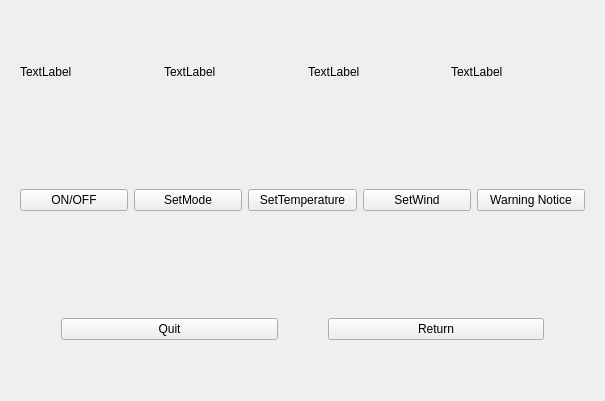
<?xml version="1.0" encoding="UTF-8"?>
<ui version="4.0">
 <class>Aircondition</class>
 <widget class="QWidget" name="Aircondition">
  <property name="geometry">
   <rect>
    <x>0</x>
    <y>0</y>
    <width>605</width>
    <height>401</height>
   </rect>
  </property>
  <property name="windowTitle">
   <string>Form</string>
  </property>
  <layout class="QVBoxLayout" name="verticalLayout">
   <item>
    <widget class="QWidget" name="widget_3" native="true">
     <layout class="QHBoxLayout" name="horizontalLayout_3">
      <property name="spacing">
       <number>10</number>
      </property>
      <item>
       <widget class="QLabel" name="current_onoff">
        <property name="text">
         <string>TextLabel</string>
        </property>
       </widget>
      </item>
      <item>
       <widget class="QLabel" name="current_mode">
        <property name="text">
         <string>TextLabel</string>
        </property>
       </widget>
      </item>
      <item>
       <widget class="QLabel" name="current_temp">
        <property name="text">
         <string>TextLabel</string>
        </property>
       </widget>
      </item>
      <item>
       <widget class="QLabel" name="current_wind">
        <property name="text">
         <string>TextLabel</string>
        </property>
       </widget>
      </item>
     </layout>
    </widget>
   </item>
   <item>
    <widget class="QWidget" name="widget_2" native="true">
     <layout class="QHBoxLayout" name="horizontalLayout_2">
      <item>
       <widget class="QPushButton" name="on_off">
        <property name="text">
         <string>ON/OFF</string>
        </property>
       </widget>
      </item>
      <item>
       <widget class="QPushButton" name="mode">
        <property name="text">
         <string>SetMode</string>
        </property>
       </widget>
      </item>
      <item>
       <widget class="QPushButton" name="temperature">
        <property name="text">
         <string>SetTemperature</string>
        </property>
       </widget>
      </item>
      <item>
       <widget class="QPushButton" name="wind">
        <property name="text">
         <string>SetWind</string>
        </property>
       </widget>
      </item>
      <item>
       <widget class="QPushButton" name="warn">
        <property name="text">
         <string>Warning Notice</string>
        </property>
       </widget>
      </item>
     </layout>
    </widget>
   </item>
   <item>
    <widget class="QWidget" name="widget" native="true">
     <layout class="QHBoxLayout" name="horizontalLayout">
      <property name="spacing">
       <number>50</number>
      </property>
      <property name="leftMargin">
       <number>50</number>
      </property>
      <property name="rightMargin">
       <number>50</number>
      </property>
      <item>
       <widget class="QPushButton" name="quit">
        <property name="text">
         <string>Quit</string>
        </property>
       </widget>
      </item>
      <item>
       <widget class="QPushButton" name="back">
        <property name="text">
         <string>Return</string>
        </property>
       </widget>
      </item>
     </layout>
    </widget>
   </item>
  </layout>
 </widget>
 <resources/>
 <connections/>
</ui>
